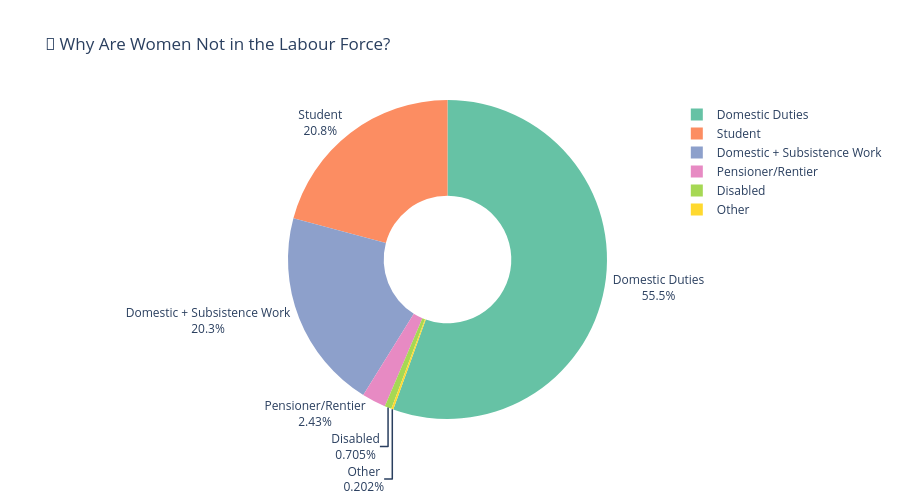

Write notebook code for a chart like this one.
### Code cell
women_nilf = df[
    (df['gender'] == 'Female') &
    (df['lf_status'] == 'Not in Labour Force')
]['activity_status'].value_counts().reset_index()
women_nilf.columns = ['Reason', 'Count']
women_nilf = women_nilf[women_nilf['Reason'] != 'Below 5 Years']

fig = px.pie(
    women_nilf,
    names='Reason', values='Count',
    title='👩 Why Are Women Not in the Labour Force?',
    color_discrete_sequence=px.colors.qualitative.Set2,
    hole=0.4
)
fig.update_traces(textposition='outside', textinfo='percent+label')
fig.update_layout(height=500)
fig.show()

### Figure 1 — Plotly figure (JSON) as saved in the notebook; plotly's stock layout.template omitted (floating-point values rounded to 4 significant figures)
{"data": [{"domain": {"x": [0, 1], "y": [0, 1]}, "hole": 0.4, "hovertemplate": "Reason=%{label}<br>Count=%{value}<extra></extra>", "labels": ["Domestic Duties", "Student", "Domestic + Subsistence Work", "Pensioner/Rentier", "Disabled", "Other"], "legendgroup": "", "name": "", "showlegend": true, "textinfo": "percent+label", "textposition": "outside", "type": "pie", "values": [50114, 18816, 18318, 2190, 636, 182]}], "layout": {"height": 500, "legend": {"tracegroupgap": 0}, "piecolorway": ["rgb(102,194,165)", "rgb(252,141,98)", "rgb(141,160,203)", "rgb(231,138,195)", "rgb(166,216,84)", "rgb(255,217,47)", "rgb(229,196,148)", "rgb(179,179,179)"], "title": {"text": "👩 Why Are Women Not in the Labour Force?"}}}
